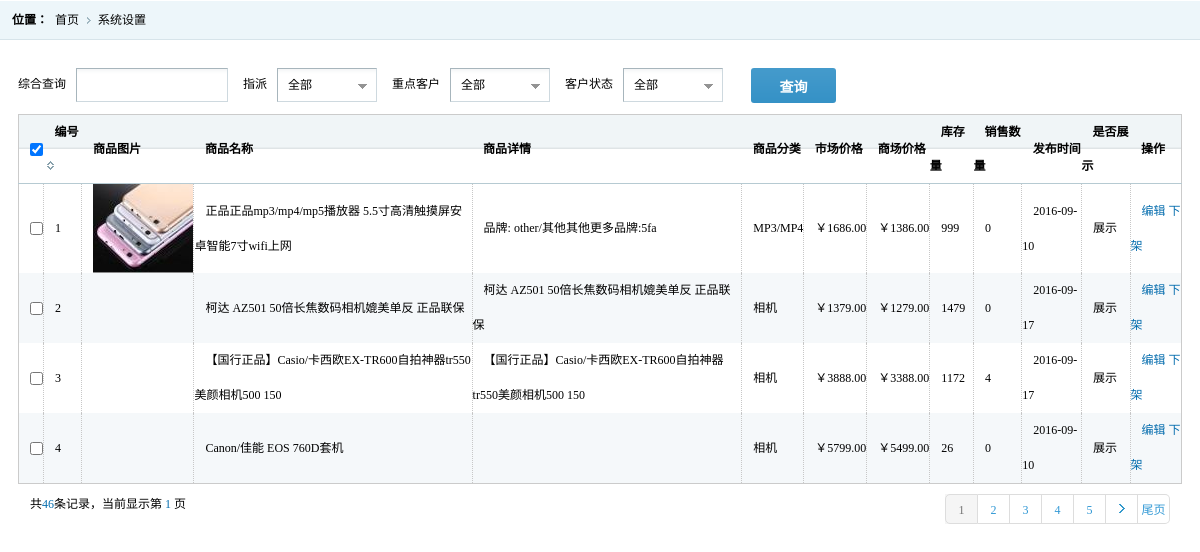
The app's page /admin/goods/goodsList.php with its own data.
### tables this page shows
CREATE TABLE `goods_shop` (
  `id` int(11) unsigned NOT NULL AUTO_INCREMENT,
  `goodsName` varchar(1000) DEFAULT NULL,
  `cid` smallint(5) unsigned DEFAULT NULL COMMENT '是category_shop里的id',
  `marketPrice` float(8,2) unsigned NOT NULL,
  `price` float(8,2) unsigned NOT NULL,
  `num` int(10) unsigned DEFAULT NULL,
  `detail` varchar(255) DEFAULT NULL,
  `pic` varchar(60) DEFAULT NULL,
  `display` tinyint(1) unsigned NOT NULL DEFAULT '1' COMMENT '1代表展示  0代表下架',
  `addtime` int(10) unsigned DEFAULT NULL,
  `salenum` int(11) unsigned DEFAULT '0',
  PRIMARY KEY (`id`)
);

CREATE TABLE `category_shop` (
  `id` smallint(5) unsigned NOT NULL AUTO_INCREMENT,
  `catename` varchar(100) NOT NULL,
  `pid` int(1) unsigned NOT NULL,
  `path` varchar(255) DEFAULT NULL,
  `display` int(11) NOT NULL DEFAULT '1' COMMENT '1 代表展示 0 代表下架',
  PRIMARY KEY (`id`)
);

### public/lib/mysql.inc.php (called while the page is built, shortened)
<?php
function selectOne($sql,$result_type=MYSQL_ASSOC)
{
    if ($result = mysql_query($sql)) {
        if (mysql_num_rows($result) > 0) {
            $row = mysql_fetch_array($result, $result_type);
            return $row;
        } else{
            return false;
        }
    } else {
        return false;
    }
}
function selectMul($sql,$result_type=MYSQL_ASSOC){
    if($result=mysql_query($sql)){
        if(mysql_num_rows($result)>0){
            while( $row=mysql_fetch_array($result,$result_type)){
                $arr[]=$row;
            }
            return $arr;
        }else{
            return false;
        }
    }else{
        return false;
    }
}

### admin/goods/goodsList.php (the view, shortened to what this page needs)
<?php
$curPage=isset($_GET['page'])?$_GET['page']:1;
$pageId=4;
$totalId=selectOne("select count(id) from goods_shop ");
$pageNum=ceil(($totalId['count(id)']/$pageId));
$offset=($curPage-1)*$pageId;
$goodsList=selectMul("select g.*,catename from goods_shop as g,category_shop as cate
 where g.cid=cate.id order by path limit $offset,$pageId");
$nextPage=($curPage==$pageNum)?$pageNum:$curPage+1;
$showPage=5;
if($pageNum<=$showPage){
    $firstPage=1;
    $lastPage=$pageNum;
}else{
    if($curPage<=ceil($showPage/2)){
        $firstPage=1;
        $lastPage=$showPage;
    }
}
?>
<!DOCTYPE html PUBLIC "-//W3C//DTD XHTML 1.0 Transitional//EN" "http://www.w3.org/TR/xhtml1/DTD/xhtml1-transitional.dtd">
<html xmlns="http://www.w3.org/1999/xhtml">
<head>
    <link href="<?=SKIN_ADMIN?>/css/style.css" rel="stylesheet" type="text/css" />
    <link href="<?=SKIN_ADMIN?>/css/select.css" rel="stylesheet" type="text/css" />
</head>
<body>
<div class="place">
    <span>位置：</span>
    <ul class="placeul">
        <li><a href="#">首页</a></li>
        <li><a href="#">系统设置</a></li>
    </ul>
</div>
<div class="formbody">
    <div id="usual1" class="usual">
        <div id="tab2" class="tabson">
            <ul class="seachform">
                <li><label>综合查询</label><input name="" type="text" class="scinput" /></li>
                <li><label>指派</label>
                    <div class="vocation">
                    </div>
                </li>
                <li><label>重点客户</label>
                    <div class="vocation">
                    </div>
                </li>
                <li><label>客户状态</label>
                    <div class="vocation">
                    </div>
                </li>
                <li><label>&nbsp;</label><input name="" type="button" class="scbtn" value="查询"/></li>
            </ul>
            <table class="tablelist">
                <thead>
                <tr>
                    <th><input name="" type="checkbox" value="" checked="checked"/></th>
                    <th>编号<i class="sort"><img src="<?=SKIN_ADMIN?>/images/px.gif" /></i></th>
                    <th>商品图片</th>
                    <th>商品名称</th>
                    <th>商品详情</th>
                    <th>商品分类</th>
                    <th>市场价格</th>
                    <th>商场价格</th>
                    <th>库存量</th>
                    <th>销售数量</th>
                    <th>发布时间</th>
                    <th>是否展示</th>
                    <th>操作</th>
                </tr>
                </thead>
                <tbody>
                <?php
                foreach($goodsList as $k=>$v){
                    ?>
                    <tr>
                        <td><input name="" type="checkbox" value="" /></td>
                        <td><?=$offset+$k+1?></td>
                        <td><img src="<?=UPLOAD.'/100/thumbImg_100_'.$v['pic']?>" alt=""/></td>
                        <td><?=$v['goodsName']?></td>
                        <td><?=$v['detail']?></td>
                        <td><?=$v['catename']?></td>
                        <td>￥<?=$v['marketPrice']?></td>
                        <td>￥<?=$v['price']?></td>
                        <td><?=$v['num']?></td>
                        <td><?=$v['salenum']?></td>
                        <td><?=date('Y-m-d',$v['addtime'])?></td>
                        <td><?=$v['display']==1?'展示':'下架'?></td>
                        <td>
                            <a href="editGoods.php?id=<?=$v['id']?>" class="tablelink">编辑</a>
                            <a href="goodsAction.php?act=<?=$v['display']==1?'active':'display'?>&id=<?=$v['id']?>" class='tablelink'>
                                <?=$v['display']==1?'下架':'展示'?></a>
                        </td>
                    </tr>
                <?php
                }
                ?>
                </tbody>
            </table>
            <div class="pagin">
                <div class="message">共<i class="blue"><?=$totalId['count(id)']?></i>条记录，当前显示第&nbsp;<i class="blue"><?=$curPage?>&nbsp;</i>页</div>
                <ul class="paginList">
                    <?php
                    for($i=$firstPage;$i<=$lastPage;$i++){
                        ?>
                        <li class="paginItem <?=($i==$curPage)?'current':''?>"><a href="goodsList.php?page=<?=$i?>"><?=$i?></a></li>
                    <?php
                    }
                    ?>
                    <?php
                    if($curPage<$pageNum) {
                        ?>
                        <li class="paginItem"><a href="<?=($curPage==$pageNum)?'javascript:;':'goodsList.php?page='.$nextPage?>"><span class="pagenxt"></span></a></li>
                        <li class="paginItem"><a href="goodsList.php?page=<?=$pageNum?>">尾页</a></li>
                    <?php
                    }
                    ?>
                </ul>
            </div>
        </div>
    </div>
</div>
</body>
</html>

### admin/skin/default/css/style.css (style rules this page uses)
* { font-size:9pt;border:0;margin:0;padding:0; }
body { font-family:'微软雅黑'; margin:0 auto;min-width:980px; }
ul { display:block;margin:0;padding:0;list-style:none; }
li { display:block;margin:0;padding:0;list-style: none; }
img { border:0; }
dl,dt,dd,span { margin:0;padding:0;display:block; }
a,a:focus { text-decoration:none;color:#000;outline:none;blr:expression(this.onFocus=this.blur()); }
table { border-collapse:collapse;border-spacing: 0; }
.place { height:40px; background:url(../images/righttop.gif) repeat-x; }
.place span { line-height:40px; font-weight:bold;float:left; margin-left:12px; }
.placeul li { float:left; line-height:40px; padding-left:7px; padding-right:12px; background:url(../images/rlist.gif) no-repeat right; }
.placeul li:last-child { background:none; }
.tablelist { border:solid 1px #cbcbcb; width:100%; clear:both; }
.tablelist th { background:url(../images/th.gif) repeat-x; height:34px; line-height:34px; border-bottom:solid 1px #b6cad2; text-indent:11px; text-align:left; }
.tablelist td { line-height:35px; text-indent:11px; border-right: dotted 1px #c7c7c7; }
.tablelink { color:#056dae; }
.tablelist tbody tr.odd { background:#f5f8fa; }
.sort { padding-left:3px; }
.pagin { position:relative;margin-top:10px;padding:0 12px; }
.pagin .blue { color:#056dae;font-style:normal; }
.pagin .paginList { position:absolute;right:12px;top:0; }
.pagin .paginList .paginItem { float:left; }
.pagin .paginList .paginItem a { float:left;width:31px;height:28px;border:1px solid #DDD; text-align:center;line-height:30px;border-left:none;color:#3399d5; }
.pagin .paginList .paginItem:first-child a { border-left:1px solid #DDD; }
.pagin .paginList .paginItem:first-child a { border-bottom-left-radius:5px;border-top-left-radius:5px; }
.pagin .paginList .paginItem:last-child a { border-bottom-right-radius:5px;border-top-right-radius:5px; }
.pagin .paginList .paginItem.current,.pagin .paginList .paginItem.current a { background:#f5f5f5; cursor:default;color:#737373; }
.pagenxt { background:url(../images/next.gif) no-repeat center center; width:31px; height:28px; }
.formbody { padding:10px 18px; }
.tabson { margin:18px 0px; }
.seachform { height:42px; }
.seachform li { float:left; margin-right:15px; }
.seachform li label { padding-right:10px; float:left; line-height:32px; }
.scinput { width:150px; height:32px; line-height:32px; border-top:solid 1px #a7b5bc; border-left:solid 1px #a7b5bc; border-right:solid 1px #ced9df; border-bottom:solid 1px #ced9df; background:url(../images/inputbg.gif) repeat-x; text-indent:10px; }
.scbtn { width:85px;height:35px; background:url(../images/btnbg.png) no-repeat center; font-size:14px;font-weight:bold;color:#fff; cursor:pointer;border-radius:3px; behavior:url(js/pie.htc); }

### admin/skin/default/css/select.css (style rules this page uses)
.vocation,.usercity { float:left; }

### records on screen
goods_shop: k "1", pic (picture), goodsName "正品正品mp3/mp4/mp5播放器 5.5寸高清触摸屏安卓智能7寸wifi上网", detail "品牌: other/其他其他更多品牌:5fa", category_shop.catename "MP3/MP4", marketPrice "1686.00", price "1386.00", num "999", salenum "0", addtime "2016-09-10", display "展示"
goods_shop: k "2", goodsName "柯达 AZ501 50倍长焦数码相机媲美单反 正品联保", detail "柯达 AZ501 50倍长焦数码相机媲美单反 正品联保", category_shop.catename "相机", marketPrice "1379.00", price "1279.00", num "1479", salenum "0", addtime "2016-09-17", display "展示"
goods_shop: k "3", goodsName "【国行正品】Casio/卡西欧EX-TR600自拍神器tr550美颜相机500 150", detail "【国行正品】Casio/卡西欧EX-TR600自拍神器tr550美颜相机500 150", category_shop.catename "相机", marketPrice "3888.00", price "3388.00", num "1172", salenum "4", addtime "2016-09-17", display "展示"
goods_shop: k "4", goodsName "Canon/佳能 EOS 760D套机", category_shop.catename "相机", marketPrice "5799.00", price "5499.00", num "26", salenum "0", addtime "2016-09-10", display "展示"

### other values on screen
$totalId['count(id)'] "46"
$curPage "1"
